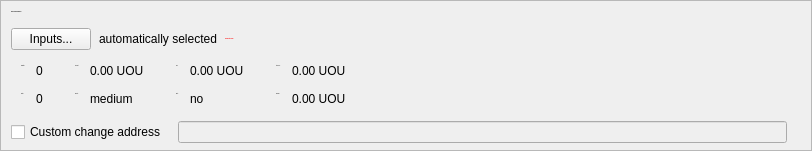
    <widget class="QFrame" name="frameCoinControl">
     <property name="sizePolicy">
      <sizepolicy hsizetype="Expanding" vsizetype="Expanding">
       <horstretch>0</horstretch>
       <verstretch>0</verstretch>
      </sizepolicy>
     </property>
     <property name="maximumSize">
      <size>
       <width>16777215</width>
       <height>16777215</height>
      </size>
     </property>
     <property name="frameShape">
      <enum>QFrame::StyledPanel</enum>
     </property>
     <property name="frameShadow">
      <enum>QFrame::Sunken</enum>
     </property>
     <layout class="QVBoxLayout" name="verticalLayoutCoinControl2">
      <property name="spacing">
       <number>0</number>
      </property>
      <property name="leftMargin">
       <number>0</number>
      </property>
      <property name="topMargin">
       <number>0</number>
      </property>
      <property name="rightMargin">
       <number>0</number>
      </property>
      <property name="bottomMargin">
       <number>6</number>
      </property>
      <item>
       <layout class="QVBoxLayout" name="verticalLayoutCoinControl" stretch="0,0,0,0,1">
        <property name="spacing">
         <number>0</number>
        </property>
        <property name="leftMargin">
         <number>10</number>
        </property>
        <property name="topMargin">
         <number>10</number>
        </property>
        <item>
         <layout class="QHBoxLayout" name="horizontalLayoutCoinControl1">
          <property name="bottomMargin">
           <number>15</number>
          </property>
          <item>
           <widget class="QLabel" name="labelCoinControlFeatures">
            <property name="sizePolicy">
             <sizepolicy hsizetype="Preferred" vsizetype="Maximum">
              <horstretch>0</horstretch>
              <verstretch>0</verstretch>
             </sizepolicy>
            </property>
            <property name="font">
             <font>
              <pointsize>-1</pointsize>
              <weight>75</weight>
              <bold>true</bold>
             </font>
            </property>
            <property name="styleSheet">
             <string notr="true">font-weight:bold;</string>
            </property>
            <property name="text">
             <string>Coin Control Features</string>
            </property>
           </widget>
          </item>
         </layout>
        </item>
        <item>
         <layout class="QHBoxLayout" name="horizontalLayoutCoinControl2" stretch="0,0,0,0">
          <property name="spacing">
           <number>8</number>
          </property>
          <property name="bottomMargin">
           <number>10</number>
          </property>
          <item>
           <widget class="QPushButton" name="pushButtonCoinControl">
            <property name="styleSheet">
             <string notr="true"/>
            </property>
            <property name="text">
             <string>Inputs...</string>
            </property>
            <property name="autoDefault">
             <bool>false</bool>
            </property>
           </widget>
          </item>
          <item>
           <widget class="QLabel" name="labelCoinControlAutomaticallySelected">
            <property name="text">
             <string>automatically selected</string>
            </property>
            <property name="margin">
             <number>5</number>
            </property>
           </widget>
          </item>
          <item>
           <widget class="QLabel" name="labelCoinControlInsuffFunds">
            <property name="font">
             <font>
              <pointsize>-1</pointsize>
              <weight>75</weight>
              <bold>true</bold>
             </font>
            </property>
            <property name="styleSheet">
             <string notr="true">color:red;font-weight:bold;</string>
            </property>
            <property name="text">
             <string>Insufficient funds!</string>
            </property>
            <property name="margin">
             <number>5</number>
            </property>
           </widget>
          </item>
          <item>
           <spacer name="horizontalSpacerCoinControl">
            <property name="orientation">
             <enum>Qt::Horizontal</enum>
            </property>
            <property name="sizeHint" stdset="0">
             <size>
              <width>40</width>
              <height>1</height>
             </size>
            </property>
           </spacer>
          </item>
         </layout>
        </item>
        <item>
         <widget class="QWidget" name="widgetCoinControl" native="true">
          <property name="sizePolicy">
           <sizepolicy hsizetype="Preferred" vsizetype="Preferred">
            <horstretch>0</horstretch>
            <verstretch>0</verstretch>
           </sizepolicy>
          </property>
          <property name="minimumSize">
           <size>
            <width>0</width>
            <height>0</height>
           </size>
          </property>
          <property name="styleSheet">
           <string notr="true"/>
          </property>
          <layout class="QHBoxLayout" name="horizontalLayoutCoinControl5">
           <property name="leftMargin">
            <number>0</number>
           </property>
           <property name="topMargin">
            <number>0</number>
           </property>
           <property name="rightMargin">
            <number>0</number>
           </property>
           <property name="bottomMargin">
            <number>0</number>
           </property>
           <item>
            <layout class="QHBoxLayout" name="horizontalLayoutCoinControl3" stretch="0,0,0,1">
             <property name="spacing">
              <number>20</number>
             </property>
             <property name="topMargin">
              <number>0</number>
             </property>
             <property name="bottomMargin">
              <number>10</number>
             </property>
             <item>
              <layout class="QFormLayout" name="formLayoutCoinControl1">
               <property name="horizontalSpacing">
                <number>10</number>
               </property>
               <property name="verticalSpacing">
                <number>14</number>
               </property>
               <property name="leftMargin">
                <number>10</number>
               </property>
               <property name="topMargin">
                <number>4</number>
               </property>
               <property name="rightMargin">
                <number>6</number>
               </property>
               <item row="0" column="0">
                <widget class="QLabel" name="labelCoinControlQuantityText">
                 <property name="font">
                  <font>
                   <pointsize>-1</pointsize>
                  </font>
                 </property>
                 <property name="text">
                  <string>Quantity:</string>
                 </property>
                 <property name="margin">
                  <number>0</number>
                 </property>
                </widget>
               </item>
               <item row="0" column="1">
                <widget class="QLabel" name="labelCoinControlQuantity">
                 <property name="cursor">
                  <cursorShape>IBeamCursor</cursorShape>
                 </property>
                 <property name="contextMenuPolicy">
                  <enum>Qt::ActionsContextMenu</enum>
                 </property>
                 <property name="text">
                  <string notr="true">0</string>
                 </property>
                 <property name="margin">
                  <number>0</number>
                 </property>
                 <property name="textInteractionFlags">
                  <set>Qt::LinksAccessibleByMouse|Qt::TextSelectableByKeyboard|Qt::TextSelectableByMouse</set>
                 </property>
                </widget>
               </item>
               <item row="1" column="0">
                <widget class="QLabel" name="labelCoinControlBytesText">
                 <property name="font">
                  <font>
                   <pointsize>-1</pointsize>
                  </font>
                 </property>
                 <property name="text">
                  <string>Bytes:</string>
                 </property>
                </widget>
               </item>
               <item row="1" column="1">
                <widget class="QLabel" name="labelCoinControlBytes">
                 <property name="cursor">
                  <cursorShape>IBeamCursor</cursorShape>
                 </property>
                 <property name="contextMenuPolicy">
                  <enum>Qt::ActionsContextMenu</enum>
                 </property>
                 <property name="text">
                  <string notr="true">0</string>
                 </property>
                 <property name="textInteractionFlags">
                  <set>Qt::LinksAccessibleByMouse|Qt::TextSelectableByKeyboard|Qt::TextSelectableByMouse</set>
                 </property>
                </widget>
               </item>
              </layout>
             </item>
             <item>
              <layout class="QFormLayout" name="formLayoutCoinControl2">
               <property name="horizontalSpacing">
                <number>10</number>
               </property>
               <property name="verticalSpacing">
                <number>14</number>
               </property>
               <property name="leftMargin">
                <number>6</number>
               </property>
               <property name="topMargin">
                <number>4</number>
               </property>
               <property name="rightMargin">
                <number>6</number>
               </property>
               <item row="0" column="0">
                <widget class="QLabel" name="labelCoinControlAmountText">
                 <property name="font">
                  <font>
                   <pointsize>-1</pointsize>
                  </font>
                 </property>
                 <property name="text">
                  <string>Amount:</string>
                 </property>
                 <property name="margin">
                  <number>0</number>
                 </property>
                </widget>
               </item>
               <item row="0" column="1">
                <widget class="QLabel" name="labelCoinControlAmount">
                 <property name="cursor">
                  <cursorShape>IBeamCursor</cursorShape>
                 </property>
                 <property name="contextMenuPolicy">
                  <enum>Qt::ActionsContextMenu</enum>
                 </property>
                 <property name="text">
                  <string notr="true">0.00 UOU</string>
                 </property>
                 <property name="textInteractionFlags">
                  <set>Qt::LinksAccessibleByMouse|Qt::TextSelectableByKeyboard|Qt::TextSelectableByMouse</set>
                 </property>
                </widget>
               </item>
               <item row="1" column="0">
                <widget class="QLabel" name="labelCoinControlPriorityText">
                 <property name="font">
                  <font>
                   <pointsize>-1</pointsize>
                  </font>
                 </property>
                 <property name="text">
                  <string>Priority:</string>
                 </property>
                </widget>
               </item>
               <item row="1" column="1">
                <widget class="QLabel" name="labelCoinControlPriority">
                 <property name="cursor">
                  <cursorShape>IBeamCursor</cursorShape>
                 </property>
                 <property name="contextMenuPolicy">
                  <enum>Qt::ActionsContextMenu</enum>
                 </property>
                 <property name="text">
                  <string notr="true">medium</string>
                 </property>
                 <property name="textInteractionFlags">
                  <set>Qt::LinksAccessibleByMouse|Qt::TextSelectableByKeyboard|Qt::TextSelectableByMouse</set>
                 </property>
                </widget>
               </item>
              </layout>
             </item>
             <item>
              <layout class="QFormLayout" name="formLayoutCoinControl3">
               <property name="horizontalSpacing">
                <number>10</number>
               </property>
               <property name="verticalSpacing">
                <number>14</number>
               </property>
               <property name="leftMargin">
                <number>6</number>
               </property>
               <property name="topMargin">
                <number>4</number>
               </property>
               <property name="rightMargin">
                <number>6</number>
               </property>
               <item row="0" column="0">
                <widget class="QLabel" name="labelCoinControlFeeText">
                 <property name="font">
                  <font>
                   <pointsize>-1</pointsize>
                  </font>
                 </property>
                 <property name="text">
                  <string>Fee:</string>
                 </property>
                 <property name="margin">
                  <number>0</number>
                 </property>
                </widget>
               </item>
               <item row="0" column="1">
                <widget class="QLabel" name="labelCoinControlFee">
                 <property name="cursor">
                  <cursorShape>IBeamCursor</cursorShape>
                 </property>
                 <property name="contextMenuPolicy">
                  <enum>Qt::ActionsContextMenu</enum>
                 </property>
                 <property name="text">
                  <string notr="true">0.00 UOU</string>
                 </property>
                 <property name="textInteractionFlags">
                  <set>Qt::LinksAccessibleByMouse|Qt::TextSelectableByKeyboard|Qt::TextSelectableByMouse</set>
                 </property>
                </widget>
               </item>
               <item row="1" column="0">
                <widget class="QLabel" name="labelCoinControlLowOutputText">
                 <property name="font">
                  <font>
                   <pointsize>-1</pointsize>
                  </font>
                 </property>
                 <property name="text">
                  <string>Dust:</string>
                 </property>
                </widget>
               </item>
               <item row="1" column="1">
                <widget class="QLabel" name="labelCoinControlLowOutput">
                 <property name="cursor">
                  <cursorShape>IBeamCursor</cursorShape>
                 </property>
                 <property name="contextMenuPolicy">
                  <enum>Qt::ActionsContextMenu</enum>
                 </property>
                 <property name="text">
                  <string notr="true">no</string>
                 </property>
                 <property name="textInteractionFlags">
                  <set>Qt::LinksAccessibleByMouse|Qt::TextSelectableByKeyboard|Qt::TextSelectableByMouse</set>
                 </property>
                </widget>
               </item>
              </layout>
             </item>
             <item>
              <layout class="QFormLayout" name="formLayoutCoinControl4">
               <property name="horizontalSpacing">
                <number>10</number>
               </property>
               <property name="verticalSpacing">
                <number>14</number>
               </property>
               <property name="leftMargin">
                <number>6</number>
               </property>
               <property name="topMargin">
                <number>4</number>
               </property>
               <property name="rightMargin">
                <number>6</number>
               </property>
               <item row="0" column="0">
                <widget class="QLabel" name="labelCoinControlAfterFeeText">
                 <property name="font">
                  <font>
                   <pointsize>-1</pointsize>
                  </font>
                 </property>
                 <property name="text">
                  <string>After Fee:</string>
                 </property>
                 <property name="margin">
                  <number>0</number>
                 </property>
                </widget>
               </item>
               <item row="0" column="1">
                <widget class="QLabel" name="labelCoinControlAfterFee">
                 <property name="cursor">
                  <cursorShape>IBeamCursor</cursorShape>
                 </property>
                 <property name="contextMenuPolicy">
                  <enum>Qt::ActionsContextMenu</enum>
                 </property>
                 <property name="text">
                  <string notr="true">0.00 UOU</string>
                 </property>
                 <property name="textInteractionFlags">
                  <set>Qt::LinksAccessibleByMouse|Qt::TextSelectableByKeyboard|Qt::TextSelectableByMouse</set>
                 </property>
                </widget>
               </item>
               <item row="1" column="0">
                <widget class="QLabel" name="labelCoinControlChangeText">
                 <property name="font">
                  <font>
                   <pointsize>-1</pointsize>
                  </font>
                 </property>
                 <property name="text">
                  <string>Change:</string>
                 </property>
                </widget>
               </item>
               <item row="1" column="1">
                <widget class="QLabel" name="labelCoinControlChange">
                 <property name="cursor">
                  <cursorShape>IBeamCursor</cursorShape>
                 </property>
                 <property name="contextMenuPolicy">
                  <enum>Qt::ActionsContextMenu</enum>
                 </property>
                 <property name="text">
                  <string notr="true">0.00 UOU</string>
                 </property>
                 <property name="textInteractionFlags">
                  <set>Qt::LinksAccessibleByMouse|Qt::TextSelectableByKeyboard|Qt::TextSelectableByMouse</set>
                 </property>
                </widget>
               </item>
              </layout>
             </item>
            </layout>
           </item>
          </layout>
         </widget>
        </item>
        <item>
         <layout class="QHBoxLayout" name="horizontalLayoutCoinControl4" stretch="0,0,0">
          <property name="spacing">
           <number>12</number>
          </property>
          <property name="sizeConstraint">
           <enum>QLayout::SetDefaultConstraint</enum>
          </property>
          <property name="topMargin">
           <number>5</number>
          </property>
          <property name="rightMargin">
           <number>5</number>
          </property>
          <item>
           <widget class="QCheckBox" name="checkBoxCoinControlChange">
            <property name="toolTip">
             <string>If this is activated, but the change address is empty or invalid, change will be sent to a newly generated address.</string>
            </property>
            <property name="text">
             <string>Custom change address</string>
            </property>
           </widget>
          </item>
          <item>
           <widget class="QValidatedLineEdit" name="lineEditCoinControlChange">
            <property name="enabled">
             <bool>false</bool>
            </property>
            <property name="sizePolicy">
             <sizepolicy hsizetype="Expanding" vsizetype="Fixed">
              <horstretch>0</horstretch>
              <verstretch>0</verstretch>
             </sizepolicy>
            </property>
           </widget>
          </item>
          <item>
           <widget class="QLabel" name="labelCoinControlChangeLabel">
            <property name="sizePolicy">
             <sizepolicy hsizetype="Preferred" vsizetype="Expanding">
              <horstretch>0</horstretch>
              <verstretch>0</verstretch>
             </sizepolicy>
            </property>
            <property name="minimumSize">
             <size>
              <width>0</width>
              <height>0</height>
             </size>
            </property>
            <property name="text">
             <string/>
            </property>
            <property name="margin">
             <number>3</number>
            </property>
           </widget>
          </item>
         </layout>
        </item>
        <item>
         <spacer name="verticalSpacerCoinControl">
          <property name="orientation">
           <enum>Qt::Vertical</enum>
          </property>
          <property name="sizeHint" stdset="0">
           <size>
            <width>800</width>
            <height>1</height>
           </size>
          </property>
         </spacer>
        </item>
       </layout>
      </item>
     </layout>
    </widget>
